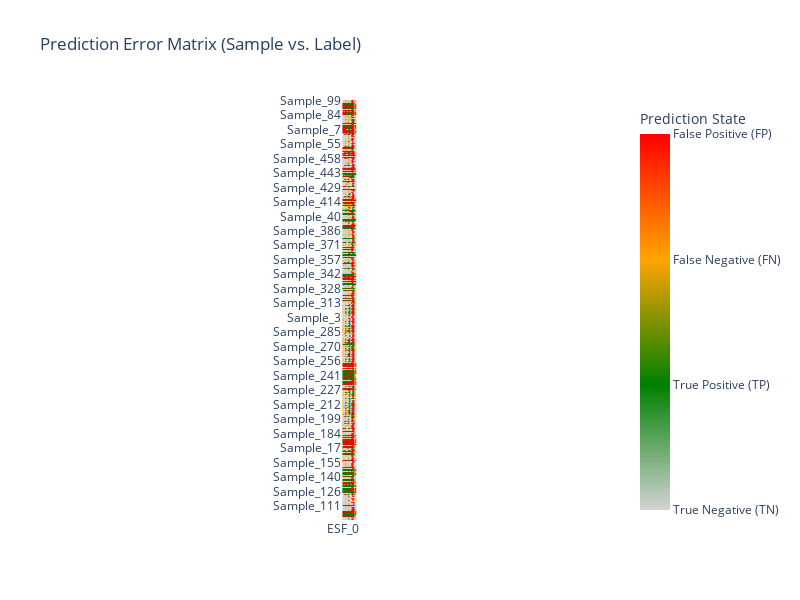
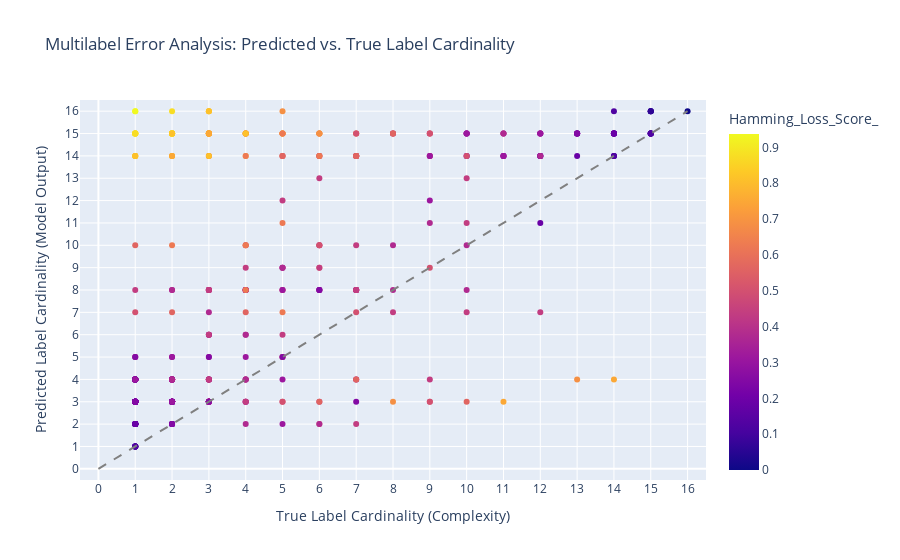

The notebook cell these images were saved under, in order:
### Code cell
study_ccxgb_best_params = study_ccxgb.best_params

study_ccxgb_best_params_xgb = {
    'n_estimators': study_ccxgb_best_params['n_estimators'],
    'max_depth': study_ccxgb_best_params['max_depth'],
    'learning_rate': study_ccxgb_best_params['learning_rate'],
    'subsample': study_ccxgb_best_params['subsample'],
    'colsample_bytree' : study_ccxgb_best_params['colsample_bytree'],
    'scale_pos_weight': study_ccxgb_best_params['scale_pos_weight'],
    'base_score': 0.5,
    'random_state': random_state,
    'verbosity': 0,
    'use_label_encoder': False,
    'eval_metric': 'logloss',
    'use_label_encoder': False
}

study_ccxgb_bbase_xgb = XGBClassifier(**study_ccxgb_best_params_xgb)
study_ccxgb_tuned = ClassifierChain(
    classifier = study_ccxgb_bbase_xgb,
    require_dense = [True, True],
    order=final_chain_order,
)

study_ccxgb_tuned.fit(X_train_transformed, y_train_transformed)

y_pred_training_cc = study_ccxgb_tuned.predict(X_train_transformed)

display_results(y_train_transformed, y_pred_training_cc.toarray())

display_error_heatmap(y_train_transformed, y_pred_training_cc.toarray())

display_label_cardinality_error(y_train_transformed, y_pred_training_cc.toarray())

### Figure 1 — Plotly figure (JSON) as saved in the notebook; plotly's stock layout.template omitted (floating-point values rounded to 4 significant figures; data arrays with more than 128 entries replaced by an {"elided": "..."} marker saying what was removed)
{"data": [{"coloraxis": "coloraxis", "hovertemplate": "x: %{x}<br>y: %{y}<br>color: %{z}<extra></extra>", "name": "0", "type": "heatmap", "x": ["ESF_0", "ESF_1", "ESF_2", "ESF_3", "ESF_4", "ESF_5", "ESF_6", "ESF_7", "ESF_8", "ESF_9", "ESF_10", "ESF_11", "ESF_12", "ESF_13", "ESF_14", "ESF_15"], "xaxis": "x", "y": {"elided": "464 str values"}, "yaxis": "y", "z": {"elided": "464x16 int values"}}], "layout": {"autosize": false, "coloraxis": {"colorbar": {"ticktext": ["True Negative (TN)", "True Positive (TP)", "False Negative (FN)", "False Positive (FP)"], "tickvals": [0, 1, 2, 3], "title": {"text": "Prediction State"}}, "colorscale": [[0, "lightgray"], [0.3333, "green"], [0.6667, "orange"], [1, "red"]]}, "height": 600, "title": {"text": "Prediction Error Matrix (Sample vs. Label)"}, "width": 800, "xaxis": {"anchor": "y", "constrain": "domain", "domain": [0, 1], "scaleanchor": "y"}, "yaxis": {"anchor": "x", "autorange": "reversed", "categoryorder": "category descending", "constrain": "domain", "domain": [0, 1]}}}

### Figure 2 — Plotly figure (JSON) as saved in the notebook; plotly's stock layout.template omitted (floating-point values rounded to 4 significant figures; data arrays with more than 128 entries replaced by an {"elided": "..."} marker saying what was removed)
{"data": [{"customdata": {"elided": "464x2 mixed values"}, "hovertemplate": "True_Cardinality=%{x}<br>Predicted_Cardinality=%{y}<br>Sample_ID=%{customdata[0]}<br>Total_Errors=%{customdata[1]}<br>Hamming_Loss_Score_=%{marker.color}<extra></extra>", "legendgroup": "", "marker": {"color": {"elided": "464 float values"}, "coloraxis": "coloraxis", "symbol": "circle"}, "mode": "markers", "name": "", "orientation": "v", "showlegend": false, "type": "scatter", "x": {"elided": "464 int values"}, "xaxis": "x", "y": {"elided": "464 float values"}, "yaxis": "y"}], "layout": {"coloraxis": {"colorbar": {"title": {"text": "Hamming_Loss_Score_"}}, "colorscale": [[0, "#0d0887"], [0.1111, "#46039f"], [0.2222, "#7201a8"], [0.3333, "#9c179e"], [0.4444, "#bd3786"], [0.5556, "#d8576b"], [0.6667, "#ed7953"], [0.7778, "#fb9f3a"], [0.8889, "#fdca26"], [1, "#f0f921"]]}, "legend": {"tracegroupgap": 0}, "shapes": [{"line": {"color": "gray", "dash": "dash"}, "type": "line", "x0": 0, "x1": 16, "y0": 0, "y1": 16}], "title": {"text": "Multilabel Error Analysis: Predicted vs. True Label Cardinality"}, "xaxis": {"anchor": "y", "domain": [0, 1], "range": [-0.5, 16.5], "tickvals": [0, 1, 2, 3, 4, 5, 6, 7, 8, 9, 10, 11, 12, 13, 14, 15, 16], "title": {"text": "True Label Cardinality (Complexity)"}}, "yaxis": {"anchor": "x", "domain": [0, 1], "range": [-0.5, 16.5], "tickvals": [0, 1, 2, 3, 4, 5, 6, 7, 8, 9, 10, 11, 12, 13, 14, 15, 16], "title": {"text": "Predicted Label Cardinality (Model Output)"}}}}
